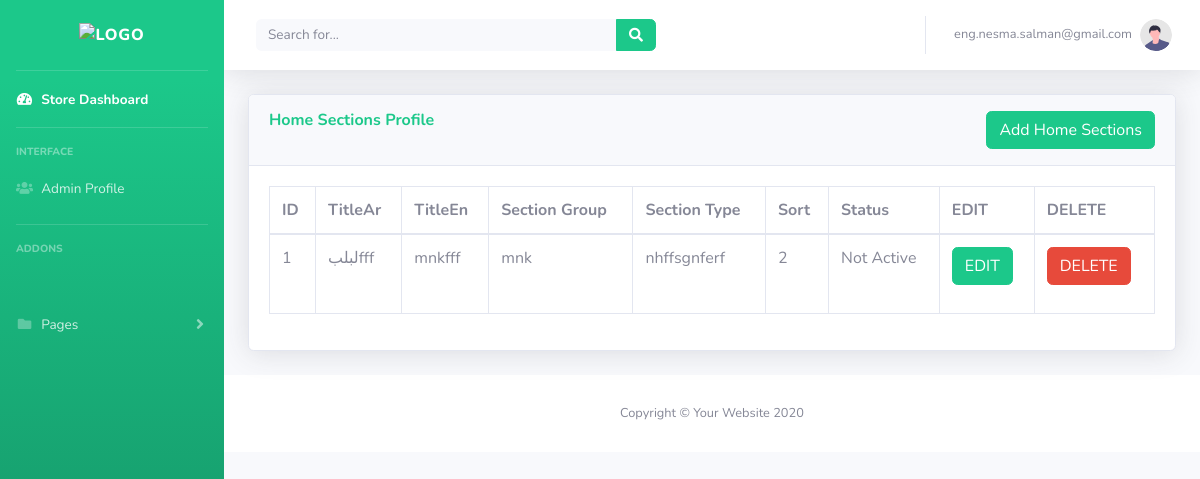
The page /homesections.php (signed in) on the database its author committed.
### tables this page shows
CREATE TABLE `homesections` (
  `id` int(11) NOT NULL,
  `title_en` varchar(300) NOT NULL,
  `title_ar` varchar(300) NOT NULL,
  `sectiongroup_id` int(11) NOT NULL,
  `sectiontype_id` int(11) NOT NULL,
  `sort` int(11) NOT NULL,
  `status` varchar(100) NOT NULL DEFAULT '',
  `created_at` timestamp NOT NULL DEFAULT current_timestamp(),
  `updated_at` timestamp NOT NULL DEFAULT current_timestamp(),
  `deleted_at` timestamp NOT NULL DEFAULT current_timestamp()
);

CREATE TABLE `sectiongroup` (
  `id` int(11) NOT NULL,
  `title_en` varchar(300) NOT NULL,
  `title_ar` varchar(300) NOT NULL,
  `created_at` timestamp NOT NULL DEFAULT current_timestamp(),
  `updated_at` timestamp NOT NULL DEFAULT current_timestamp(),
  `deleted_at` timestamp NOT NULL DEFAULT current_timestamp()
);

CREATE TABLE `sectiontype` (
  `id` int(11) NOT NULL,
  `title_en` varchar(300) NOT NULL,
  `title_ar` varchar(300) NOT NULL,
  `created_at` timestamp NOT NULL DEFAULT current_timestamp(),
  `updated_at` timestamp NOT NULL DEFAULT current_timestamp(),
  `deleted_at` timestamp NOT NULL DEFAULT current_timestamp()
);

### homesections.php (the view, shortened to what this page needs)
<?php
include('includes/header.php');
include('includes/navbar.php');
?>
                    <?php
                    $sectiongroup = "SELECT * FROM sectiongroup";
                    $sectiongroup_run = mysqli_query($connection, $sectiongroup);
                    ?>
                    <?php
                    $sectiontype  = "SELECT * FROM sectiontype";
                    $sectiontype_run = mysqli_query($connection, $sectiontype);
                    ?>
<div class="container-fluid">
    <div class="card shadow mb-4">
        <div class="card-header py-3">
            <h6 class="m-0 font-weight-bold text-success">Home Sections Profile
                <button type="button" class="btn btn-success float-right" data-toggle="modal" data-target="#addhomesections">
                    Add Home Sections
            </h6>
        </div>
        <div class="card-body">
            <div class="table-responsive">
                <?php
                $connection = mysqli_connect("localhost", "root", "", "store");
                $query = "SELECT * FROM homesections ";
                $query_run = mysqli_query($connection, $query);
                ?>
                <table class="table table-bordered" id="dataTable" width="100%" cellspacing="0">
                    <thead>
                        <tr>
                            <th>ID</th>
                            <th>TitleAr</th>
                            <th>TitleEn</th>
                            <th>Section Group</th>
                            <th>Section Type </th>
                            <th>Sort</th>
                            <th>Status</th>
                            <th>EDIT</th>
                            <th>DELETE</th>
                        </tr>
                    </thead>
                    <tbody>
                        <?php
                        while ($row = mysqli_fetch_assoc($query_run)) {
                            $sectiongroup_id  = $row['sectiongroup_id'];
                            $sectiongroup = "SELECT * FROM sectiongroup WHERE id = '$sectiongroup_id' ";
                            $sectiongroup_con = mysqli_query($connection, $sectiongroup);
                            $sectiontype_id = $row['sectiontype_id'];
                            $sectiontype = "SELECT * FROM sectiontype WHERE id = '$sectiontype_id' ";
                            $sectiontype_con = mysqli_query($connection, $sectiontype);
                        ?>
                            <td><?php echo $row['id']; ?></td>
                            <td><?php echo $row['title_ar']; ?></td>
                            <td><?php echo $row['title_en']; ?></td>
                            <td><?php
                                if (is_array($sectiongroup_con) || is_object($sectiongroup_con)) {
                                    foreach ($sectiongroup_con as $rowsg) {
                                        echo $rowsg['title_en'];
                                    }
                                }
                                ?>
                            </td>
                            <td><?php
                                if (is_array($sectiontype_con) || is_object($sectiontype_con)) {
                                    foreach ($sectiontype_con as $rowst) {
                                        echo $rowst['title_en'];
                                    }
                                }
                                ?>
                            </td>
                            <td><?php echo $row['sort']; ?></td>
                            <td> <?php echo $row['status']; ?> </td>
                            <td>
                                <form action="homesectionsedit.php" method="post">
                                    <button type="submit" name="homesectionseditbtn" class="btn btn-success">EDIT</button>
                                </form>
                            </td>
                            <td>
                                <form action="code.php" method="POST">
                                    <button type="submit" name="delete_homesections_btn" class="btn btn-danger">DELETE</button>
                                </form>
                            </td>
                        <?php
                        }
                        ?>
                    </tbody>
                </table>
            </div>
        </div>
    </div>
</div>
<?php
include('includes/footer.php');
?>

### rows shown on the page
homesections: id "1", title_ar "لبلبfff", title_en "mnkfff", sort "2", status "Not Active"
sectiongroup: title_en "mnk"
sectiontype: title_en "nhffsgnferf"

### other values the page prints
$_SESSION['username'] "eng.nesma.salman@gmail.com"
